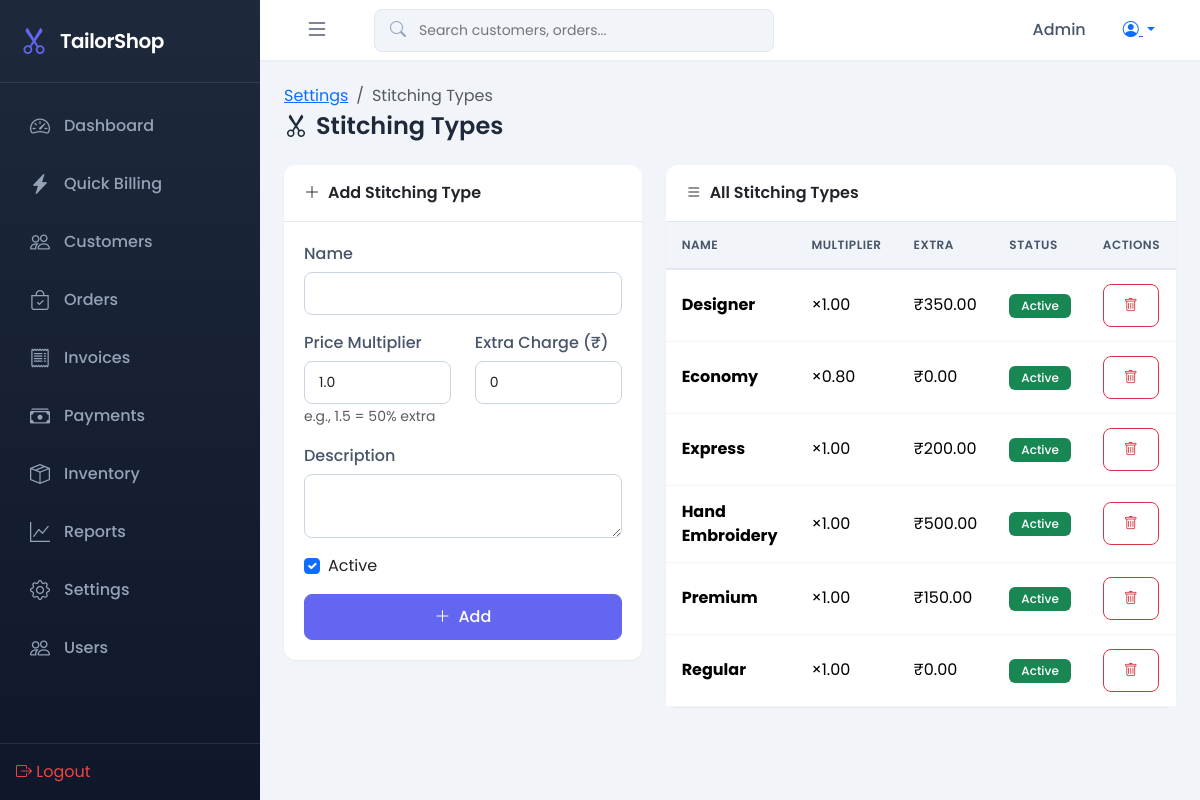
The app's page /settings/stitching/ (signed in) with its own data.
### shop/models.py (models this page shows, shortened)
class StitchingType(models.Model):
    name = models.CharField(max_length=50, unique=True)
    description = models.TextField(blank=True)
    price_multiplier = models.DecimalField(max_digits=4, decimal_places=2, default=1.0)
    extra_charge = models.DecimalField(max_digits=10, decimal_places=2, default=0)
    is_active = models.BooleanField(default=True)
    class Meta:
        ordering = ['name']

### shop/views.py (the view, shortened to what this page needs)
# urls.py: path('settings/stitching/', views.stitching_types, name='stitching_types'),
@login_required
def stitching_types(request):
    items = StitchingType.objects.all()
    form = StitchingTypeForm()
    return render(request, 'shop/stitching_types.html', {'items': items, 'form': form})

### shop/forms.py
class StitchingTypeForm(forms.ModelForm):
    class Meta:
        model = StitchingType
        fields = ['name', 'description', 'price_multiplier', 'extra_charge', 'is_active']
        widgets = {
            'name': forms.TextInput(attrs={'class': 'form-control'}),
            'description': forms.Textarea(attrs={'class': 'form-control', 'rows': 2}),
            'price_multiplier': forms.NumberInput(attrs={'class': 'form-control', 'step': '0.01'}),
            'extra_charge': forms.NumberInput(attrs={'class': 'form-control', 'step': '0.01'}),
            'is_active': forms.CheckboxInput(attrs={'class': 'form-check-input'}),
        }

### templates/shop/stitching_types.html (shortened to what this page needs)
{% extends 'base.html' %}
{% block content %}
<div class="page-header">
    <div>
        <nav aria-label="breadcrumb">
            <ol class="breadcrumb mb-1">
                <li class="breadcrumb-item"><a href="{% url 'settings' %}">Settings</a></li>
                <li class="breadcrumb-item active">Stitching Types</li>
            </ol>
        </nav>
        <h1><i class="bi bi-scissors me-2"></i>Stitching Types</h1>
    </div>
</div>
<div class="row g-4">
    <div class="col-lg-5">
        <div class="card">
            <div class="card-header">
                <i class="bi bi-plus-lg me-2"></i>Add Stitching Type
            </div>
            <div class="card-body">
                <form method="post">
                    <div class="mb-3">
                        <label class="form-label">Name</label>
                        {{ form.name }}
                    </div>
                    <div class="row">
                        <div class="col-md-6 mb-3">
                            <label class="form-label">Price Multiplier</label>
                            {{ form.price_multiplier }}
                            <small class="text-muted">e.g., 1.5 = 50% extra</small>
                        </div>
                        <div class="col-md-6 mb-3">
                            <label class="form-label">Extra Charge (₹)</label>
                            {{ form.extra_charge }}
                        </div>
                    </div>
                    <div class="mb-3">
                        <label class="form-label">Description</label>
                        {{ form.description }}
                    </div>
                    <div class="form-check mb-3">
                        {{ form.is_active }}
                        <label class="form-check-label">Active</label>
                    </div>
                    <button type="submit" class="btn btn-primary w-100">
                        <i class="bi bi-plus-lg me-2"></i>Add
                    </button>
                </form>
            </div>
        </div>
    </div>
    <div class="col-lg-7">
        <div class="card">
            <div class="card-header">
                <i class="bi bi-list me-2"></i>All Stitching Types
            </div>
            <div class="card-body p-0">
                <table class="table mb-0">
                    <thead>
                        <tr>
                            <th>Name</th>
                            <th>Multiplier</th>
                            <th>Extra</th>
                            <th>Status</th>
                            <th>Actions</th>
                        </tr>
                    </thead>
                    <tbody>
                        {% for item in items %}
                        <tr>
                            <td><strong>{{ item.name }}</strong></td>
                            <td>×{{ item.price_multiplier }}</td>
                            <td>₹{{ item.extra_charge }}</td>
                            <td>
                                {% if item.is_active %}
                                <span class="badge bg-success">Active</span>
                                {% else %}
                                <span class="badge bg-secondary">Inactive</span>
                                {% endif %}
                            </td>
                            <td>
                                <form method="post" class="d-inline" onsubmit="return confirm('Delete this item?')">
                                    <button type="submit" class="btn btn-sm btn-outline-danger">
                                        <i class="bi bi-trash"></i>
                                    </button>
                                </form>
                            </td>
                        </tr>
                        {% empty %}
                        <tr>
                            <td colspan="5" class="text-center py-4 text-muted">No stitching types added</td>
                        </tr>
                        {% endfor %}
                    </tbody>
                </table>
            </div>
        </div>
    </div>
</div>
{% endblock %}

### templates/base.html (shortened to what this page needs)
{% load static %}
<!DOCTYPE html>
<html lang="en">
<head>
    <link href="https://cdn.jsdelivr.net/npm/bootstrap@5.3.2/dist/css/bootstrap.min.css" rel="stylesheet">
    <link href="https://cdn.jsdelivr.net/npm/bootstrap-icons@1.11.1/font/bootstrap-icons.css" rel="stylesheet">
    <link href="{% static 'css/style.css' %}" rel="stylesheet">
</head>
<body>
    {% if user.is_authenticated %}
    <nav class="sidebar" id="sidebar">
        <div class="sidebar-header">
            <i class="bi bi-scissors"></i>
            <span class="brand-text">TailorShop</span>
        </div>
        <ul class="sidebar-nav">
            <li class="nav-item">
                <a href="{% url 'dashboard' %}" class="nav-link {% if request.resolver_match.url_name == 'dashboard' %}active{% endif %}">
                    <i class="bi bi-speedometer2"></i>
                    <span>Dashboard</span>
                </a>
            </li>
            <li class="nav-item">
                <a href="{% url 'quick_billing' %}" class="nav-link {% if 'billing' in request.resolver_match.url_name %}active{% endif %}">
                    <i class="bi bi-lightning-charge-fill"></i>
                    <span>Quick Billing</span>
                </a>
            </li>
            <li class="nav-item">
                <a href="{% url 'customer_list' %}" class="nav-link {% if 'customer' in request.resolver_match.url_name %}active{% endif %}">
                    <i class="bi bi-people"></i>
                    <span>Customers</span>
                </a>
            </li>
            <li class="nav-item">
                <a href="{% url 'order_list' %}" class="nav-link {% if 'order' in request.resolver_match.url_name %}active{% endif %}">
                    <i class="bi bi-bag-check"></i>
                    <span>Orders</span>
                </a>
            </li>
            <li class="nav-item">
                <a href="{% url 'invoice_list' %}" class="nav-link {% if 'invoice' in request.resolver_match.url_name %}active{% endif %}">
                    <i class="bi bi-receipt"></i>
                    <span>Invoices</span>
                </a>
            </li>
            <li class="nav-item">
                <a href="{% url 'payment_list' %}" class="nav-link {% if 'payment' in request.resolver_match.url_name %}active{% endif %}">
                    <i class="bi bi-cash-stack"></i>
                    <span>Payments</span>
                </a>
            </li>
            <li class="nav-item">
                <a href="{% url 'inventory_list' %}" class="nav-link {% if 'inventory' in request.resolver_match.url_name %}active{% endif %}">
                    <i class="bi bi-box-seam"></i>
                    <span>Inventory</span>
                </a>
            </li>
            <li class="nav-item">
                <a href="{% url 'reports' %}" class="nav-link {% if 'report' in request.resolver_match.url_name %}active{% endif %}">
                    <i class="bi bi-graph-up"></i>
                    <span>Reports</span>
                </a>
            </li>
            <li class="nav-item">
                <a href="{% url 'settings' %}" class="nav-link {% if 'settings' in request.resolver_match.url_name %}active{% endif %}">
                    <i class="bi bi-gear"></i>
                    <span>Settings</span>
                </a>
            </li>
            {% if user.is_superuser %}
            <li class="nav-item">
                <a href="{% url 'user_list' %}" class="nav-link {% if 'user' in request.resolver_match.url_name %}active{% endif %}">
                    <i class="bi bi-people"></i>
                    <span>Users</span>
                </a>
            </li>
            {% endif %}
        </ul>
        <div class="sidebar-footer">
            <a href="{% url 'logout' %}" class="nav-link text-danger">
                <i class="bi bi-box-arrow-right"></i>
                <span>Logout</span>
            </a>
        </div>
    </nav>
    <main class="main-content">
        <nav class="top-navbar">
            <button class="btn btn-link sidebar-toggle" id="sidebarToggle">
                <i class="bi bi-list"></i>
            </button>
            <div class="search-box d-none d-md-block">
                <i class="bi bi-search"></i>
                <input type="text" placeholder="Search customers, orders..." id="globalSearch">
            </div>
            <div class="navbar-actions">
                <span class="user-name">{{ user.first_name|default:user.username }}</span>
                <div class="dropdown">
                    <button class="btn btn-link dropdown-toggle" data-bs-toggle="dropdown">
                        <i class="bi bi-person-circle"></i>
                    </button>
                </div>
            </div>
        </nav>
        <div class="page-content">
            {% block content %}{% endblock %}
        </div>
    </main>
    {% else %}
    {% block auth_content %}{% endblock %}
    {% endif %}
</body>
</html>

### static/css/style.css (style rules this page uses)
:root { --primary-color: #6366f1; --primary-dark: #4f46e5; --secondary-color: #0ea5e9; --success-color: #10b981; --warning-color: #f59e0b; --danger-color: #ef4444; --dark-color: #1e293b; --light-color: #f8fafc; --gray-100: #f1f5f9; --gray-200: #e2e8f0; --gray-300: #cbd5e1; --gray-400: #94a3b8; --gray-500: #64748b; --gray-600: #475569; --sidebar-width: 260px; --sidebar-collapsed: 70px; --topbar-height: 60px; --border-radius: 12px; --shadow-sm: 0 1px 2px rgba(0, 0, 0, 0.05); --shadow: 0 4px 6px -1px rgba(0, 0, 0, 0.1); --shadow-lg: 0 10px 15px -3px rgba(0, 0, 0, 0.1); }
* { margin: 0; padding: 0; box-sizing: border-box; }
body { font-family: 'Poppins', sans-serif; background-color: var(--gray-100); color: var(--dark-color); overflow-x: hidden; }
.sidebar { position: fixed; left: 0; top: 0; width: var(--sidebar-width); height: 100vh; background: linear-gradient(180deg, var(--dark-color) 0%, #0f172a 100%); color: white; z-index: 1000; transition: all 0.3s ease; display: flex; flex-direction: column; }
.sidebar-header { padding: 20px; display: flex; align-items: center; gap: 12px; border-bottom: 1px solid rgba(255, 255, 255, 0.1); }
.sidebar-header i { font-size: 28px; color: var(--primary-color); }
.sidebar-header .brand-text { font-size: 20px; font-weight: 600; letter-spacing: -0.5px; }
.sidebar-nav { list-style: none; padding: 16px 12px; flex: 1; overflow-y: auto; }
.sidebar-nav .nav-item { margin-bottom: 4px; }
.sidebar-nav .nav-link { display: flex; align-items: center; gap: 12px; padding: 12px 16px; color: var(--gray-400); text-decoration: none; border-radius: 8px; transition: all 0.2s ease; font-weight: 500; }
.sidebar-nav .nav-link i { font-size: 20px; width: 24px; text-align: center; }
.sidebar-footer { padding: 16px; border-top: 1px solid rgba(255, 255, 255, 0.1); }
.main-content { margin-left: var(--sidebar-width); min-height: 100vh; transition: margin-left 0.3s ease; }
.top-navbar { height: var(--topbar-height); background: white; display: flex; align-items: center; padding: 0 24px; box-shadow: var(--shadow-sm); position: sticky; top: 0; z-index: 100; }
.sidebar-toggle { font-size: 24px; color: var(--gray-600); padding: 8px; }
.search-box { position: relative; margin-left: 24px; flex: 1; max-width: 400px; }
.search-box i { position: absolute; left: 16px; top: 50%; transform: translateY(-50%); color: var(--gray-400); }
.search-box input { width: 100%; padding: 10px 16px 10px 44px; border: 1px solid var(--gray-200); border-radius: 8px; background: var(--gray-100); font-size: 14px; transition: all 0.2s ease; }
.navbar-actions { margin-left: auto; display: flex; align-items: center; gap: 16px; }
.user-name { font-weight: 500; color: var(--gray-600); }
.page-content { padding: 24px; }
.card { background: white; border: none; border-radius: var(--border-radius); box-shadow: var(--shadow-sm); }
.card-header { background: transparent; border-bottom: 1px solid var(--gray-200); padding: 16px 20px; font-weight: 600; }
.card-body { padding: 20px; }
.table { margin-bottom: 0; }
.table thead th { background: var(--gray-100); border-bottom: 2px solid var(--gray-200); font-weight: 600; color: var(--gray-600); text-transform: uppercase; font-size: 12px; letter-spacing: 0.5px; padding: 14px 16px; }
.table tbody td { padding: 14px 16px; vertical-align: middle; border-bottom: 1px solid var(--gray-100); }
.badge { padding: 6px 12px; border-radius: 6px; font-weight: 500; font-size: 12px; }
.btn { padding: 10px 20px; border-radius: 8px; font-weight: 500; transition: all 0.2s ease; }
.btn-primary { background: var(--primary-color); border-color: var(--primary-color); }
.form-control, .form-select { padding: 10px 14px; border-radius: 8px; border: 1px solid var(--gray-300); font-size: 14px; transition: all 0.2s ease; }
.form-label { font-weight: 500; color: var(--gray-600); margin-bottom: 6px; }
.page-header { display: flex; align-items: center; justify-content: space-between; margin-bottom: 24px; }
.page-header h1 { font-size: 24px; font-weight: 600; color: var(--dark-color); margin: 0; }
.text-danger { color: var(--danger-color) !important; }

### records on screen
StitchingType: name "Designer", price_multiplier "1.00", extra_charge "350.00", is_active "Active"
StitchingType: name "Economy", price_multiplier "0.80", extra_charge "0.00", is_active "Active"
StitchingType: name "Express", price_multiplier "1.00", extra_charge "200.00", is_active "Active"
StitchingType: name "Hand Embroidery", price_multiplier "1.00", extra_charge "500.00", is_active "Active"
StitchingType: name "Premium", price_multiplier "1.00", extra_charge "150.00", is_active "Active"
StitchingType: name "Regular", price_multiplier "1.00", extra_charge "0.00", is_active "Active"

### other values on screen
{{ user.first_name|default:user.username }} "Admin"
